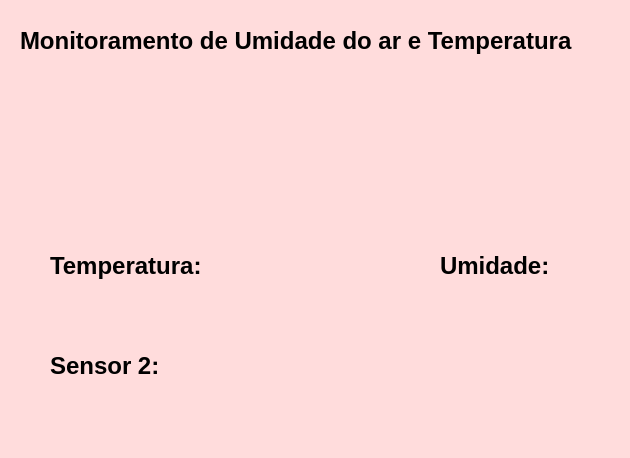
<?xml version="1.0" encoding="UTF-8"?>
<ui version="4.0">
 <class>MainWindow</class>
 <widget class="QMainWindow" name="MainWindow">
  <property name="geometry">
   <rect>
    <x>0</x>
    <y>0</y>
    <width>630</width>
    <height>458</height>
   </rect>
  </property>
  <property name="windowTitle">
   <string>MainWindow</string>
  </property>
  <property name="styleSheet">
   <string notr="true">background-color: rgb(255, 220, 220);</string>
  </property>
  <widget class="QWidget" name="centralwidget">
   <widget class="QLabel" name="label">
    <property name="geometry">
     <rect>
      <x>20</x>
      <y>10</y>
      <width>601</width>
      <height>61</height>
     </rect>
    </property>
    <property name="font">
     <font>
      <pointsize>18</pointsize>
      <weight>75</weight>
      <bold>true</bold>
     </font>
    </property>
    <property name="text">
     <string>Monitoramento de Umidade do ar e Temperatura</string>
    </property>
   </widget>
   <widget class="QLabel" name="label_2">
    <property name="geometry">
     <rect>
      <x>50</x>
      <y>240</y>
      <width>181</width>
      <height>51</height>
     </rect>
    </property>
    <property name="font">
     <font>
      <pointsize>18</pointsize>
      <weight>75</weight>
      <bold>true</bold>
     </font>
    </property>
    <property name="styleSheet">
     <string notr="true">background-color: rgb(255, 220, 220);</string>
    </property>
    <property name="text">
     <string>Temperatura:</string>
    </property>
   </widget>
   <widget class="QLabel" name="label_3">
    <property name="geometry">
     <rect>
      <x>440</x>
      <y>240</y>
      <width>181</width>
      <height>51</height>
     </rect>
    </property>
    <property name="font">
     <font>
      <pointsize>18</pointsize>
      <weight>75</weight>
      <bold>true</bold>
     </font>
    </property>
    <property name="styleSheet">
     <string notr="true">background-color: rgb(255, 220, 220);</string>
    </property>
    <property name="text">
     <string>Umidade:</string>
    </property>
   </widget>
   <widget class="QLabel" name="label_4">
    <property name="geometry">
     <rect>
      <x>70</x>
      <y>100</y>
      <width>161</width>
      <height>141</height>
     </rect>
    </property>
    <property name="styleSheet">
     <string notr="true">background-color: rgb(255, 220, 220);</string>
    </property>
    <property name="text">
     <string/>
    </property>
    <property name="pixmap">
     <pixmap>temperatura.png</pixmap>
    </property>
   </widget>
   <widget class="QLabel" name="label_5">
    <property name="geometry">
     <rect>
      <x>420</x>
      <y>100</y>
      <width>141</width>
      <height>131</height>
     </rect>
    </property>
    <property name="styleSheet">
     <string notr="true">background-color: rgb(255, 220, 220);</string>
    </property>
    <property name="text">
     <string/>
    </property>
    <property name="pixmap">
     <pixmap>umid.png</pixmap>
    </property>
   </widget>
   <widget class="QLabel" name="label_6">
    <property name="geometry">
     <rect>
      <x>40</x>
      <y>290</y>
      <width>281</width>
      <height>111</height>
     </rect>
    </property>
    <property name="font">
     <font>
      <pointsize>46</pointsize>
     </font>
    </property>
    <property name="styleSheet">
     <string notr="true">color: rgb(85, 0, 0);
background-color: rgb(255, 220, 220);</string>
    </property>
    <property name="text">
     <string/>
    </property>
   </widget>
   <widget class="QLabel" name="label_7">
    <property name="geometry">
     <rect>
      <x>410</x>
      <y>290</y>
      <width>181</width>
      <height>101</height>
     </rect>
    </property>
    <property name="font">
     <font>
      <pointsize>46</pointsize>
     </font>
    </property>
    <property name="styleSheet">
     <string notr="true">color: rgb(0, 0, 255);
background-color: rgb(255, 220, 220);</string>
    </property>
    <property name="text">
     <string/>
    </property>
   </widget>
   
   <widget class="QLabel" name="label_9">
    <property name="geometry">
     <rect>
      <x>50</x>
      <y>340</y>
      <width>181</width>
      <height>51</height>
     </rect>
    </property>
    <property name="font">
     <font>
      <pointsize>18</pointsize>
      <weight>75</weight>
      <bold>true</bold>
     </font>
    </property>
    <property name="styleSheet">
     <string notr="true">background-color: rgb(255, 220, 220);</string>
    </property>
    <property name="text">
     <string>Sensor 2:</string>
    </property>
   </widget>
  </widget>
  <widget class="QMenuBar" name="menubar">
   <property name="geometry">
    <rect>
     <x>0</x>
     <y>0</y>
     <width>630</width>
     <height>21</height>
    </rect>
   </property>
  </widget>
  <widget class="QStatusBar" name="statusbar"/>
 </widget>
 <resources/>
 <connections/>
</ui>
